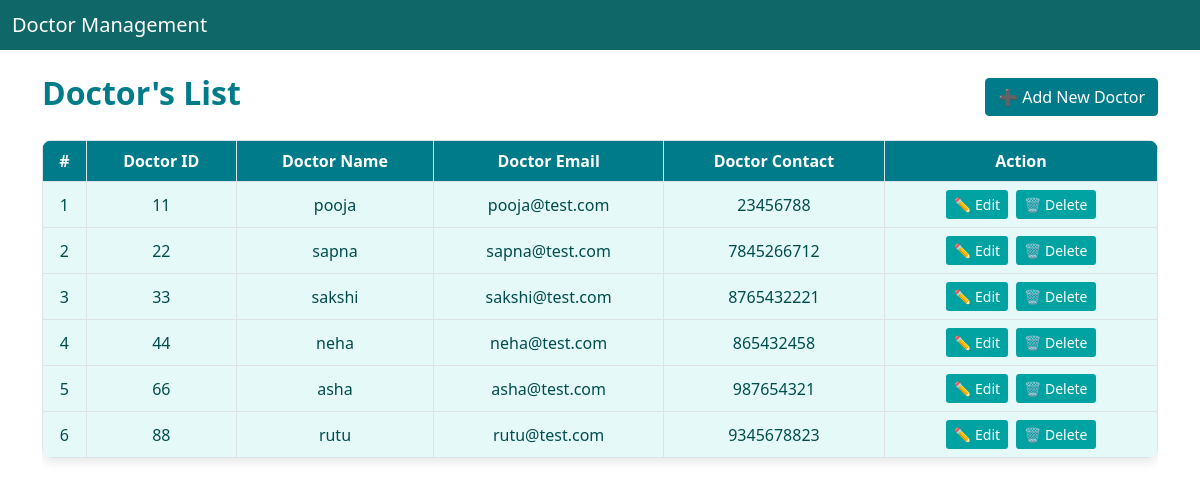
The page / on the database its author committed.
### Doctor/models.py (models this page shows, shortened)
class Doctor(models.Model):
    Doctor_id=models.CharField(max_length=20)
    Doctor_name=models.CharField(max_length=100)
    Doctor_email=models.EmailField()
    Doctor_contact=models.CharField(max_length=20)

### Doctor/views.py (the view)
# urls.py: path('', views.doctor_list, name='list'),
def doctor_list(request):
    doctors = Doctor.objects.all()
    return render(request, 'list.html', {'doctor_list': doctors})

### Doctor/templates/list.html (shortened to what this page needs)
{% extends "base.html" %}
{% block content %}
<div class="d-flex justify-content-between align-items-center mb-3">
    <h2>Doctor's List</h2>
    <a class="btn btn-primary" href="{% url 'create' %}">➕ Add New Doctor</a>
</div>
<div class="table-wrapper">
    <table class="table table-bordered custom-table">
        <thead>
            <tr>
                <th>#</th>
                <th>Doctor ID</th>
                <th>Doctor Name</th>
                <th>Doctor Email</th>
                <th>Doctor Contact</th>
                <th>Action</th>
            </tr>
        </thead>
        <tbody>
            {% for doctor in doctor_list %}
            <tr>
                <td>{{ forloop.counter }}</td>
                <td>{{ doctor.Doctor_id }}</td>
                <td>{{ doctor.Doctor_name }}</td>
                <td>{{ doctor.Doctor_email }}</td>
                <td>{{ doctor.Doctor_contact }}</td>
                <td>
                    <a href="{% url 'update' doctor.pk %}" class="btn btn-sm">✏️ Edit</a>
                    <a href="#" class="btn btn-sm" data-bs-toggle="modal" data-bs-target="#deleteModal" data-id="{{ doctor.pk }}">🗑️ Delete</a>
                </td>
            </tr>
            {% empty %}
            <tr>
                <td colspan="6" class="text-center">No doctors found.</td>
            </tr>
            {% endfor %}
        </tbody>
    </table>
</div>
{% endblock %}

### Doctor/templates/base.html (shortened to what this page needs)
<!DOCTYPE html>
<html lang="en">
<head>
    <link href="https://cdn.jsdelivr.net/npm/bootstrap@5.0.2/dist/css/bootstrap.min.css" rel="stylesheet">
</head>
<body>
    <nav class="navbar navbar-expand-lg bg">
        <div class="container-fluid ">
            <span class="navbar-brand mb-0 h1 ">Doctor Management</span>
        </div>
    </nav>
    <div class="container mt-4">
        {% block content %}{% endblock %}
    </div>
</body>
</html>

### Doctor/templates/base.html (style rules this page uses)
.bg { background-color: rgb(16, 103, 103); color: white; }

### Doctor/templates/list.html (style rules this page uses)
.custom-table thead { background-color: #007b8a; color: white; }
.custom-table tbody tr { background-color: #e6f9f9; color: #004d4d; transition: background-color 0.3s ease; }
.custom-table th, .custom-table td { vertical-align: middle; text-align: center; }
.custom-table { border-radius: 10px; overflow: hidden; box-shadow: 0 4px 12px rgba(0, 0, 0, 0.1); }
.table-wrapper { overflow-x: auto; margin-top: 20px; }
.btn-sm { margin: 0 2px; background-color: #00a2a2; color: white; border: none; }
.btn-primary { background-color: #007b8a; border-color: #007b8a; }
h2 { color: #007b8a; font-weight: bold; }

### rows shown on the page
Doctor: Doctor_id "11", Doctor_name "pooja", Doctor_email "pooja@test.com", Doctor_contact "23456788"
Doctor: Doctor_id "22", Doctor_name "sapna", Doctor_email "sapna@test.com", Doctor_contact "7845266712"
Doctor: Doctor_id "33", Doctor_name "sakshi", Doctor_email "sakshi@test.com", Doctor_contact "8765432221"
Doctor: Doctor_id "44", Doctor_name "neha", Doctor_email "neha@test.com", Doctor_contact "865432458"
Doctor: Doctor_id "66", Doctor_name "asha", Doctor_email "asha@test.com", Doctor_contact "987654321"
Doctor: Doctor_id "88", Doctor_name "rutu", Doctor_email "rutu@test.com", Doctor_contact "9345678823"
